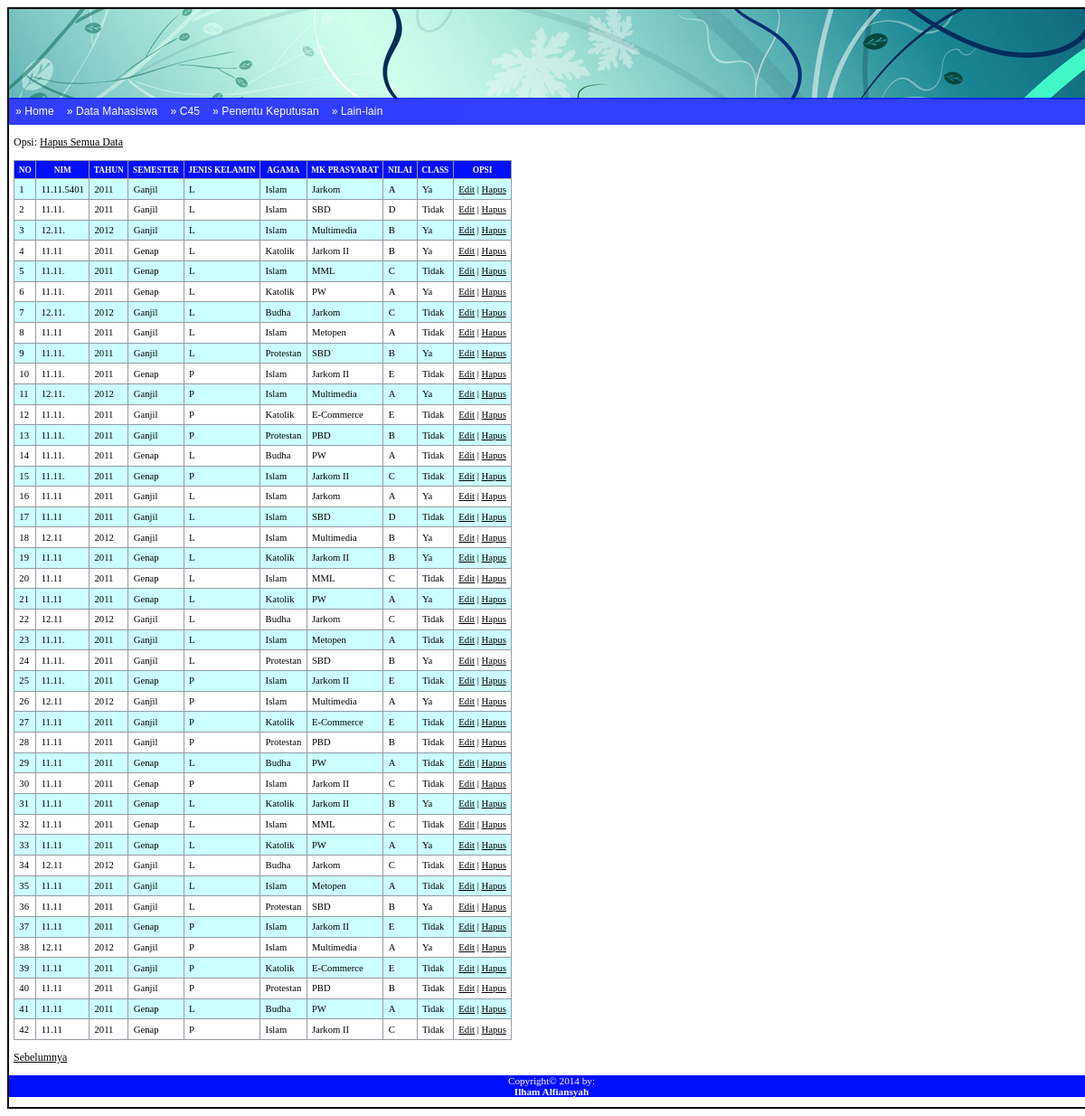
Screenshot of /admin/media.php?module=data_mahasiswa&act=lihat_data with the database file from the repository.
### tables this page shows
CREATE TABLE IF NOT EXISTS `data_mahasiswa` (
  `id` int(10) NOT NULL AUTO_INCREMENT,
  `nim` varchar(100) NOT NULL,
  `tahun` varchar(100) NOT NULL,
  `semester` varchar(100) NOT NULL,
  `jenis_kelamin` varchar(100) NOT NULL,
  `agama` varchar(100) NOT NULL,
  `mk_prasyarat` varchar(100) NOT NULL,
  `nilai` varchar(100) NOT NULL,
  `class` varchar(50) NOT NULL,
  PRIMARY KEY (`id`)
);

### admin/modul/data_mahasiswa.php (the view, shortened to what this page needs)
<!DOCTYPE html PUBLIC "-//W3C//DTD XHTML 1.0 Transitional//EN" "http://www.w3.org/TR/xhtml1/DTD/xhtml1-transitional.dtd">
<html xmlns="http://www.w3.org/1999/xhtml">
<head>
</head>
<?php
switch($_GET[act]){
    case "lihat_data";
        echo " <p>Opsi: <a href=./aksi.php?module=data_mahasiswa&act=hapus_semua_data_mahasiswa>Hapus Semua Data</a></p>";
        echo "<table bgcolor='#00CCFF' border='1' cellspacing='0' cellspading='0'>
            <tr>
                <th>No</th>
                <th>nim</th>
                <th>tahun</th>
                <th>semester</th>
                <th>jenis kelamin</th>
                <th>agama</th>
                <th>mk prasyarat</th>
                <th>nilai</th>
                <th>Class</th>
                <th>Opsi</th>
           </tr>";
    $sql=mysql_query('SELECT * FROM data_mahasiswa ORDER BY id');
    $warna1 = '#FFFFFF';
    $warna2 = '#CCFFFF';
    $warna  = $warna1;
    $no = 1;
    while ($data=mysql_fetch_array($sql)){
        if($warna == $warna1){
            $warna = $warna2;
        } else {
            $warna = $warna1;
        }
        echo " <tr bgcolor='$warna'>
                   <td>$no</td>
                   <td>$data[nim]</td>
                   <td>$data[tahun]</td>
                   <td>$data[semester]</td>
                   <td>$data[jenis_kelamin]</td>
                   <td>$data[agama]</td>
                   <td>$data[mk_prasyarat]</td>
                   <td>$data[nilai]</td>
                   <td>$data[class]</td>
                   <td><a href=?module=data_mahasiswa&act=edit_data_mahasiswa&id=$data[id]>Edit</a> |
                   <a href=./aksi.php?module=data_mahasiswa&act=hapus_data_mahasiswa&id=$data[id]>Hapus</a>
                   </td>
               </tr>";
    $no++;
    }
    echo"</table>";
    echo "<p><a href=javascript:history.back(-1)>Sebelumnya</a></p>";
    break;
}

### config/adminstyle.css (style rules this page uses)
body { font-family: Tahoma; text-align: center; }
#content p { font-size: 75%; }
table { font-family: Tahoma; font-size: 8pt; border-width: 1px; border-style: solid; border-color: #999999; border-collapse: collapse; margin: 10px 0px; }
th { color: #FFFFFF; font-size: 7pt; text-transform: uppercase; text-align: center; padding: 0.5em; border-width: 1px; border-style: solid; border-color: #969BA5; border-collapse: collapse; background-color: #000FFF ; }
td { padding: 0.5em; vertical-align: top; border-width: 1px; border-style: solid; border-color: #969BA5; border-collapse: collapse; }
a:link,a:visited { color:#000000; }

### rows the page displays
data_mahasiswa: nim "11.11.5401", tahun "2011", semester "Ganjil", jenis_kelamin "L", agama "Islam", mk_prasyarat "Jarkom", nilai "A", class "Ya"
data_mahasiswa: nim "11.11.", tahun "2011", semester "Ganjil", jenis_kelamin "L", agama "Islam", mk_prasyarat "SBD", nilai "D", class "Tidak"
data_mahasiswa: nim "12.11.", tahun "2012", semester "Ganjil", jenis_kelamin "L", agama "Islam", mk_prasyarat "Multimedia", nilai "B", class "Ya"
data_mahasiswa: nim "11.11", tahun "2011", semester "Genap", jenis_kelamin "L", agama "Katolik", mk_prasyarat "Jarkom II", nilai "B", class "Ya"
data_mahasiswa: nim "11.11.", tahun "2011", semester "Genap", jenis_kelamin "L", agama "Islam", mk_prasyarat "MML", nilai "C", class "Tidak"
data_mahasiswa: nim "11.11.", tahun "2011", semester "Genap", jenis_kelamin "L", agama "Katolik", mk_prasyarat "PW", nilai "A", class "Ya"
data_mahasiswa: nim "12.11.", tahun "2012", semester "Ganjil", jenis_kelamin "L", agama "Budha", mk_prasyarat "Jarkom", nilai "C", class "Tidak"
data_mahasiswa: nim "11.11", tahun "2011", semester "Ganjil", jenis_kelamin "L", agama "Islam", mk_prasyarat "Metopen", nilai "A", class "Tidak"
data_mahasiswa: nim "11.11.", tahun "2011", semester "Ganjil", jenis_kelamin "L", agama "Protestan", mk_prasyarat "SBD", nilai "B", class "Ya"
data_mahasiswa: nim "11.11.", tahun "2011", semester "Genap", jenis_kelamin "P", agama "Islam", mk_prasyarat "Jarkom II", nilai "E", class "Tidak"
data_mahasiswa: nim "12.11.", tahun "2012", semester "Ganjil", jenis_kelamin "P", agama "Islam", mk_prasyarat "Multimedia", nilai "A", class "Ya"
data_mahasiswa: nim "11.11.", tahun "2011", semester "Ganjil", jenis_kelamin "P", agama "Katolik", mk_prasyarat "E-Commerce", nilai "E", class "Tidak"
data_mahasiswa: nim "11.11.", tahun "2011", semester "Ganjil", jenis_kelamin "P", agama "Protestan", mk_prasyarat "PBD", nilai "B", class "Tidak"
data_mahasiswa: nim "11.11.", tahun "2011", semester "Genap", jenis_kelamin "L", agama "Budha", mk_prasyarat "PW", nilai "A", class "Tidak"
data_mahasiswa: nim "11.11.", tahun "2011", semester "Genap", jenis_kelamin "P", agama "Islam", mk_prasyarat "Jarkom II", nilai "C", class "Tidak"
data_mahasiswa: nim "11.11", tahun "2011", semester "Ganjil", jenis_kelamin "L", agama "Islam", mk_prasyarat "Jarkom", nilai "A", class "Ya"
data_mahasiswa: nim "11.11", tahun "2011", semester "Ganjil", jenis_kelamin "L", agama "Islam", mk_prasyarat "SBD", nilai "D", class "Tidak"
data_mahasiswa: nim "12.11", tahun "2012", semester "Ganjil", jenis_kelamin "L", agama "Islam", mk_prasyarat "Multimedia", nilai "B", class "Ya"
data_mahasiswa: nim "11.11", tahun "2011", semester "Genap", jenis_kelamin "L", agama "Katolik", mk_prasyarat "Jarkom II", nilai "B", class "Ya"
data_mahasiswa: nim "11.11", tahun "2011", semester "Genap", jenis_kelamin "L", agama "Islam", mk_prasyarat "MML", nilai "C", class "Tidak"
data_mahasiswa: nim "11.11", tahun "2011", semester "Genap", jenis_kelamin "L", agama "Katolik", mk_prasyarat "PW", nilai "A", class "Ya"
data_mahasiswa: nim "12.11", tahun "2012", semester "Ganjil", jenis_kelamin "L", agama "Budha", mk_prasyarat "Jarkom", nilai "C", class "Tidak"
data_mahasiswa: nim "11.11.", tahun "2011", semester "Ganjil", jenis_kelamin "L", agama "Islam", mk_prasyarat "Metopen", nilai "A", class "Tidak"
data_mahasiswa: nim "11.11.", tahun "2011", semester "Ganjil", jenis_kelamin "L", agama "Protestan", mk_prasyarat "SBD", nilai "B", class "Ya"
data_mahasiswa: nim "11.11.", tahun "2011", semester "Genap", jenis_kelamin "P", agama "Islam", mk_prasyarat "Jarkom II", nilai "E", class "Tidak"
data_mahasiswa: nim "12.11", tahun "2012", semester "Ganjil", jenis_kelamin "P", agama "Islam", mk_prasyarat "Multimedia", nilai "A", class "Ya"
data_mahasiswa: nim "11.11", tahun "2011", semester "Ganjil", jenis_kelamin "P", agama "Katolik", mk_prasyarat "E-Commerce", nilai "E", class "Tidak"
data_mahasiswa: nim "11.11", tahun "2011", semester "Ganjil", jenis_kelamin "P", agama "Protestan", mk_prasyarat "PBD", nilai "B", class "Tidak"
data_mahasiswa: nim "11.11", tahun "2011", semester "Genap", jenis_kelamin "L", agama "Budha", mk_prasyarat "PW", nilai "A", class "Tidak"
data_mahasiswa: nim "11.11", tahun "2011", semester "Genap", jenis_kelamin "P", agama "Islam", mk_prasyarat "Jarkom II", nilai "C", class "Tidak"
data_mahasiswa: nim "11.11", tahun "2011", semester "Genap", jenis_kelamin "L", agama "Katolik", mk_prasyarat "Jarkom II", nilai "B", class "Ya"
data_mahasiswa: nim "11.11", tahun "2011", semester "Genap", jenis_kelamin "L", agama "Islam", mk_prasyarat "MML", nilai "C", class "Tidak"
data_mahasiswa: nim "11.11", tahun "2011", semester "Genap", jenis_kelamin "L", agama "Katolik", mk_prasyarat "PW", nilai "A", class "Ya"
data_mahasiswa: nim "12.11", tahun "2012", semester "Ganjil", jenis_kelamin "L", agama "Budha", mk_prasyarat "Jarkom", nilai "C", class "Tidak"
data_mahasiswa: nim "11.11", tahun "2011", semester "Ganjil", jenis_kelamin "L", agama "Islam", mk_prasyarat "Metopen", nilai "A", class "Tidak"
data_mahasiswa: nim "11.11", tahun "2011", semester "Ganjil", jenis_kelamin "L", agama "Protestan", mk_prasyarat "SBD", nilai "B", class "Ya"
data_mahasiswa: nim "11.11", tahun "2011", semester "Genap", jenis_kelamin "P", agama "Islam", mk_prasyarat "Jarkom II", nilai "E", class "Tidak"
data_mahasiswa: nim "12.11", tahun "2012", semester "Ganjil", jenis_kelamin "P", agama "Islam", mk_prasyarat "Multimedia", nilai "A", class "Ya"
data_mahasiswa: nim "11.11", tahun "2011", semester "Ganjil", jenis_kelamin "P", agama "Katolik", mk_prasyarat "E-Commerce", nilai "E", class "Tidak"
data_mahasiswa: nim "11.11", tahun "2011", semester "Ganjil", jenis_kelamin "P", agama "Protestan", mk_prasyarat "PBD", nilai "B", class "Tidak"
data_mahasiswa: nim "11.11", tahun "2011", semester "Genap", jenis_kelamin "L", agama "Budha", mk_prasyarat "PW", nilai "A", class "Tidak"
data_mahasiswa: nim "11.11", tahun "2011", semester "Genap", jenis_kelamin "P", agama "Islam", mk_prasyarat "Jarkom II", nilai "C", class "Tidak"
